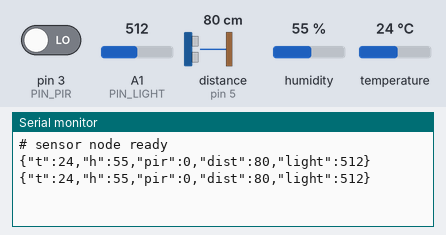
A sketch run on a simulated Arduino Uno, built with avr-gcc and run on an emulated ATmega328P. On the bench: the last lines printed to the serial monitor. Wiring (inferred from the names in the program): ultrasonic range finder: trigger pin 4; echo pin 5. The inputs (shaded band) are chosen by the test bench; at power-on: distance to the obstacle (sensor on pin 5) 80 cm, humidity 55 %, A1 (PIN_LIGHT) = 512, pin 3 (PIN_PIR) LOW, temperature 24 °C. The echo pulse lasts 58.3 µs per cm.

Above: at 2.8 s.
2.9 s: distance to the obstacle (sensor on pin 5) set to 2 cm
At 3.8 s:
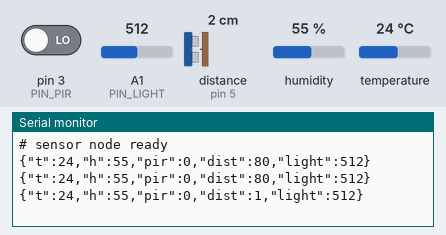
4.4 s: humidity set to 22 %
At 5.5 s:
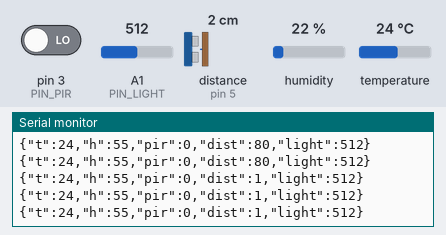
5.9 s: A1 (PIN_LIGHT) set to 716
At 6.8 s:
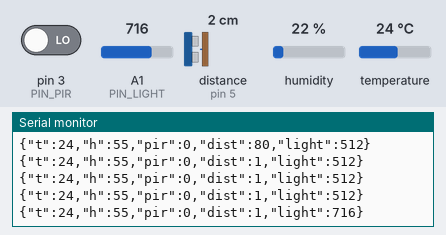
7.4 s: pin 3 (PIN_PIR) driven HIGH
At 8.7 s:
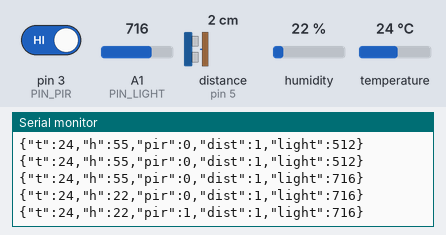
8.9 s: temperature set to 12 °C
At 9.8 s:
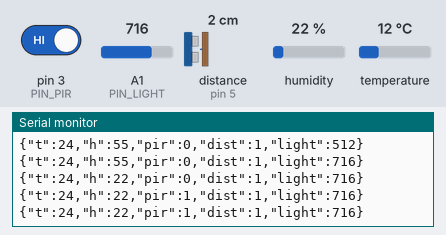
10.4 s: distance to the obstacle (sensor on pin 5) set to 4 cm
At 11.8 s:
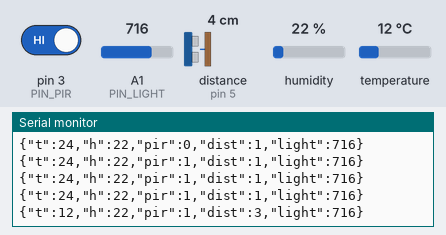
Timing chart, 0 to 12.9 s (numbered marks = the images above; inputs shaded):
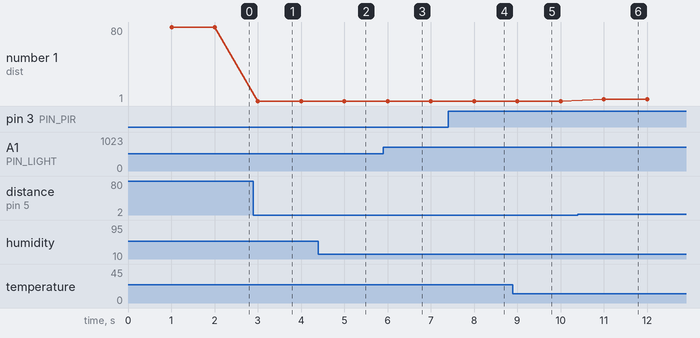

The sketch:

c05-sensor-node.ino
```cpp
/*
 * 第五章 · 感測資料整合：校園環境監測站（Arduino 端）
 *
 * 目標：四個感測器一起讀，不用 delay（改用 millis），整理成一行 JSON 送給電腦。
 *
 * 每秒往 USB 送一行 JSON，電腦上的 Node.js 負責接收與分流：
 *   {"t":25,"h":60,"pir":0,"dist":23,"light":280}
 *
 * 需要的函式庫（Arduino IDE → 工具 → 管理程式庫，搜尋安裝）：
 *   SimpleDHT   by Winlin      ← 讀 DHT11，零相依套件
 *
 * 接線（四個感測器VCC 接麵包板紅軌（5V）、GND 接藍軌，訊號腳直接接 Uno）：
 *   DHT11 模組        VCC→紅軌  GND→藍軌  DATA→D2
 *   HC-SR501 PIR      VCC→紅軌  GND→藍軌  OUT →D3
 *   HC-SR04 超音波    VCC→紅軌  GND→藍軌  Trig→D4   Echo→D5
 *   LM393 光敏模組    VCC→紅軌  GND→藍軌  AO  →A1   （DO 不接）
 *
 * 注意：LM393 光敏模組是「越暗數值越大」。
 */

#include <SimpleDHT.h>

const int PIN_DHT   = 2;
const int PIN_PIR   = 3;
const int PIN_TRIG  = 4;
const int PIN_ECHO  = 5;
const int PIN_LIGHT = A1;

SimpleDHT11 dht11(PIN_DHT);

// DHT11 反應慢，讀太快會失敗；記住上一次的有效值，讀失敗就沿用
byte lastTemp = 0;
byte lastHum  = 0;
bool hasReading = false;

unsigned long lastDht = 0;
unsigned long lastSend = 0;

// 回傳公分；沒收到回波（超出量程或沒接好）回傳 -1
int readDistanceCm() {
  digitalWrite(PIN_TRIG, LOW);
  delayMicroseconds(2);
  digitalWrite(PIN_TRIG, HIGH);
  delayMicroseconds(10);
  digitalWrite(PIN_TRIG, LOW);
  unsigned long us = pulseIn(PIN_ECHO, HIGH, 30000UL);   // 30 ms 約等於 5 公尺，逾時就放棄
  return us ? (int)(us / 58) : -1;
}

void setup() {
  Serial.begin(9600);
  pinMode(PIN_PIR, INPUT);
  pinMode(PIN_TRIG, OUTPUT);
  pinMode(PIN_ECHO, INPUT);
  // 這一行不是 JSON，Node.js 端會自動略過，純粹讓你在序列埠監控看到板子活著
  Serial.println("# sensor node ready");
}

void loop() {
  unsigned long now = millis();

  // DHT11 官方建議至少 1 秒讀一次，這裡每 2 秒讀一次，其餘時間沿用上一次的值
  if (now - lastDht >= 2000 || lastDht == 0) {
    lastDht = now ? now : 1;
    byte temperature = 0;
    byte humidity = 0;
    if (dht11.read(&temperature, &humidity, NULL) == SimpleDHTErrSuccess) {
      lastTemp = temperature;
      lastHum = humidity;
      hasReading = true;
    }
  }

  if (now - lastSend >= 1000) {
    lastSend = now;
    int pir = digitalRead(PIN_PIR) == HIGH ? 1 : 0;
    int dist = readDistanceCm();
    int light = analogRead(PIN_LIGHT);

    // 還沒讀到任何一次溫濕度就先不送，讓 Node.js 端不用處理空值
    if (hasReading) {
      Serial.print("{\"t\":");
      Serial.print(lastTemp);
      Serial.print(",\"h\":");
      Serial.print(lastHum);
      Serial.print(",\"pir\":");
      Serial.print(pir);
      Serial.print(",\"dist\":");
      Serial.print(dist);
      Serial.print(",\"light\":");
      Serial.print(light);
      Serial.println("}");
    }
  }
}
```

Measured:
- after the input at 2.9 s, the serial monitor: prints a new line after 0.10 s (image 1)
- after the input at 5.9 s, the serial monitor: prints a new line after 0.10 s (image 3)
- after the input at 7.4 s, the serial monitor: prints a new line after 0.60 s (image 4)
- after the input at 10.4 s, the serial monitor: prints a new line after 0.60 s (image 6)
- plotted number 1: 80 → 1 after the input at 2.9 s, 1 → 3 after the input at 10.4 s
